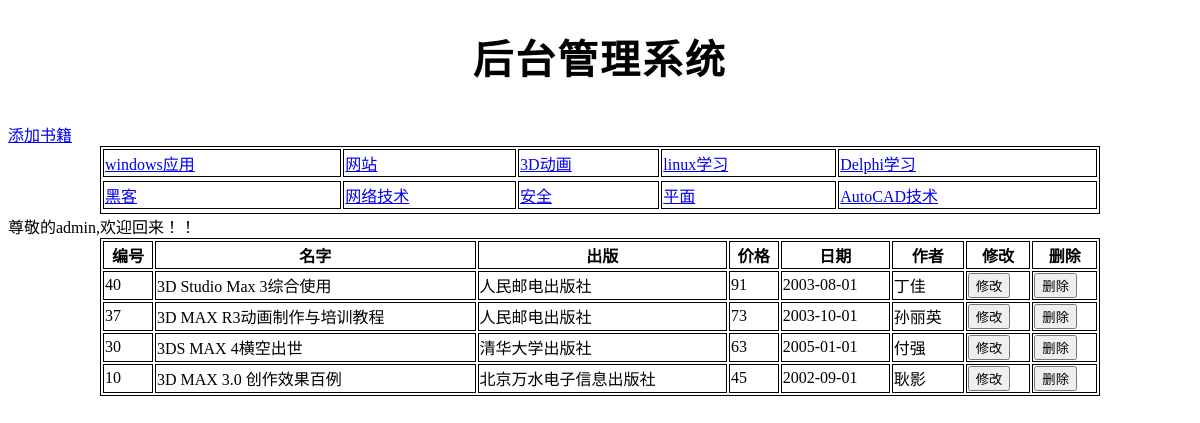
The app's page /admin/admin.php?titleid=3 (signed in) with its own data.
### tables this page shows
CREATE TABLE `category` (
  `bTypeId` int(4) NOT NULL AUTO_INCREMENT,
  `bTypeName` varchar(40) DEFAULT NULL,
  PRIMARY KEY (`bTypeId`)
);

CREATE TABLE `books` (
  `bId` int(4) NOT NULL AUTO_INCREMENT,
  `bName` varchar(255) DEFAULT NULL,
  `bTypeId` enum('1','2','3','4','5','6','7','8','9','10') DEFAULT NULL,
  `publishing` varchar(255) DEFAULT NULL,
  `price` int(4) DEFAULT NULL,
  `pubDate` date DEFAULT NULL,
  `author` varchar(30) DEFAULT NULL,
  `ISBN` varchar(255) DEFAULT NULL,
  PRIMARY KEY (`bId`)
);

### admin/admin.php (the view, shortened to what this page needs)
<!DOCTYPE html>
<html lang="en">
<head>
</head>
<body>
    <h1>后台管理系统</h1>
    <a href="add.php">添加书籍</a>
    <?php require '../inc/head.php' ?>
    <?php require '../inc/islogin.php' ?>
    <?php
    $titleid = isset($_GET['titleid']) ? $_GET['titleid'] : 1;
    $sql = "select * from books where bTypeId=$titleid order by bId desc";
    $rs = mysql_query($sql); ?>
    <table>
        <tr>
            <th>编号</th>
            <th>名字</th>
            <th>出版</th>
            <th>价格</th>
            <th>日期</th>
            <th>作者</th>
            <th>修改</th>
            <th>删除</th>
        </tr>
        <?php while ($rows = mysql_fetch_assoc($rs)) : ?>
            <tr>
                <td><?php echo $rows['bId'] ?></td>
                <td><?php echo $rows['bName'] ?></td>
                <td><?php echo $rows['publishing'] ?></td>
                <td><?php echo $rows['price'] ?></td>
                <td><?php echo $rows['pubDate'] ?></td>
                <td><?php echo $rows['author'] ?></td>
                <td><input type="button" value="修改" onclick="location.href='update.php?id=<?php echo $rows['bId'] ?>'" /></td>
                <td><input type="button" value="删除" onclick="if(confirm('are you ok???')) location.href='del.php?id=<?php echo $rows['bId'] ?>&titleid=<?php echo $rows['bTypeId'] ?>'" /></td>
            </tr>
        <?php endwhile ?>
    </table>
</body>
</html>

### inc/head.php (shortened to what this page needs)
<?php
$rs = mysql_query('select * from category');
?>
<table>
    <tr>
        <?php $n = 0;
        while ($rows = mysql_fetch_assoc($rs)) : ?>
            <td>
                <a href="?titleid=<?php echo $rows['bTypeId'] ?>">
                    <?php echo $rows['bTypeName'] ?>
                </a>
            </td>
        <?php if (++$n % 5 == 0) echo '<tr></tr>';
        endwhile ?>
    </tr>
</table>

### admin/admin.php (style rules this page uses)
h1 { font-size: 40px; line-height: 1.7; letter-spacing: 0.06em; font-weight: 800; font-style: normal; align-self: auto; text-align: center; }
table, td, th { border: black solid 1px; }
table { width: 1000px; margin: auto; }

### records on screen
category: bTypeName "windows应用"
category: bTypeName "网站"
category: bTypeName "3D动画"
category: bTypeName "linux学习"
category: bTypeName "Delphi学习"
category: bTypeName "黑客"
category: bTypeName "网络技术"
category: bTypeName "安全"
category: bTypeName "平面"
category: bTypeName "AutoCAD技术"
books: bId "40", bName "3D Studio Max 3综合使用", publishing "人民邮电出版社", price "91", pubDate "2003-08-01", author "丁佳"
books: bId "37", bName "3D MAX R3动画制作与培训教程", publishing "人民邮电出版社", price "73", pubDate "2003-10-01", author "孙丽英"
books: bId "30", bName "3DS MAX 4横空出世", publishing "清华大学出版社", price "63", pubDate "2005-01-01", author "付强"
books: bId "10", bName "3D MAX 3.0 创作效果百例", publishing "北京万水电子信息出版社", price "45", pubDate "2002-09-01", author "耿影"
